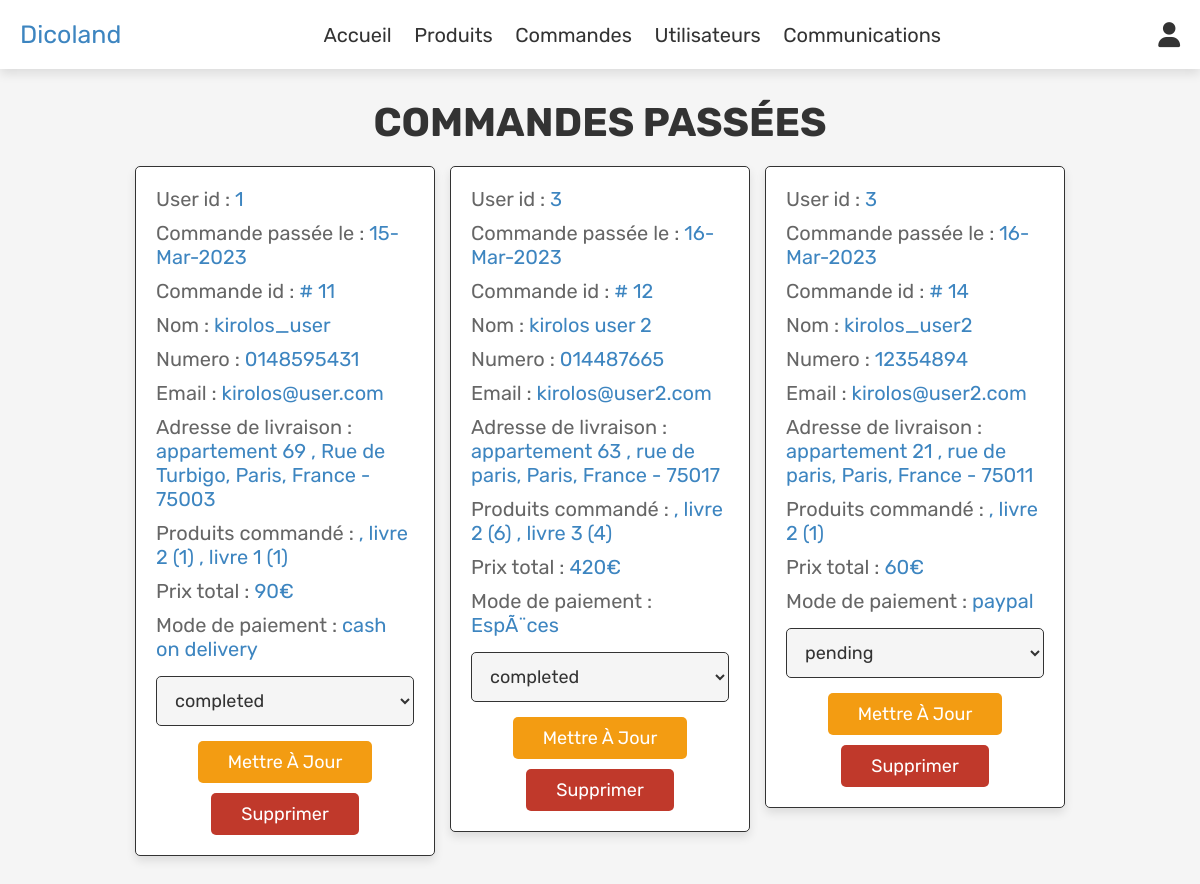
Screenshot of /admin_orders.php (signed in) with the database file from the repository.
### tables this page shows
CREATE TABLE `orders` (
  `id` int(100) NOT NULL,
  `user_id` int(100) NOT NULL,
  `name` varchar(100) NOT NULL,
  `number` varchar(12) NOT NULL,
  `email` varchar(100) NOT NULL,
  `method` varchar(50) NOT NULL,
  `address` varchar(500) NOT NULL,
  `total_products` varchar(1000) NOT NULL,
  `total_price` int(100) NOT NULL,
  `placed_on` varchar(50) NOT NULL,
  `payment_status` varchar(20) NOT NULL DEFAULT 'pending'
);

### admin_orders.php (the view, shortened to what this page needs)
<?php
include 'config.php';
?>
<!DOCTYPE html>
<html lang="en">
<head>
   <link rel="stylesheet" href="https://cdnjs.cloudflare.com/ajax/libs/font-awesome/6.0.0/css/all.min.css">
   <link rel="stylesheet" href="css/admin_style.css">
</head>
<body>
<?php include 'admin_header.php'; ?>
<section class="orders">
   <h1 class="title">Commandes passées</h1>
   <div class="box-container">
      <?php
      $select_orders = mysqli_query($conn, "SELECT * FROM `orders`") or die('query failed');
      if(mysqli_num_rows($select_orders) > 0){
         while($fetch_orders = mysqli_fetch_assoc($select_orders)){
      ?>
      <div class="box">
         <p> User id : <span><?php echo $fetch_orders['user_id']; ?></span> </p>
         <p> Commande passée le : <span><?php echo $fetch_orders['placed_on']; ?></span> </p>
         <p> Commande id : <span> # <?php echo $fetch_orders['id']; ?></span> </p>
         <p> Nom : <span><?php echo $fetch_orders['name']; ?></span> </p>
         <p> Numero : <span><?php echo $fetch_orders['number']; ?></span> </p>
         <p> Email : <span><?php echo $fetch_orders['email']; ?></span> </p>
         <p> Adresse de livraison  : <span><?php echo $fetch_orders['address']; ?></span> </p>
         <p> Produits commandé : <span><?php echo $fetch_orders['total_products']; ?></span> </p>
         <p> Prix total : <span><?php echo $fetch_orders['total_price']; ?>€</span> </p>
         <p> Mode de paiement : <span><?php echo $fetch_orders['method']; ?></span> </p>
         <form action="" method="post">
            <select name="update_payment">
               <option value="" selected disabled><?php echo $fetch_orders['payment_status']; ?></option>
            </select>
            <input type="submit" value="mettre à jour" name="update_order" class="option-btn">
            <a href="admin_orders.php?delete=<?php echo $fetch_orders['id']; ?>" onclick="return confirm('delete this order?');" class="delete-btn">Supprimer</a>
         </form>
      </div>
      <?php
         }
      }else{
         echo '<p class="empty">Pas de commande a afficher :/</p>';
      }
      ?>
   </div>
</section>
</body>
</html>

### css/admin_style.css (style rules this page uses)
:root { --purple:#3d85c0; --red:#c0392b; --orange:#f39c12; --black:#333; --white:#fff; --light-color:#666; --light-white:#ccc; --light-bg:#f5f5f5; --border:.1rem solid var(--black); --box-shadow:0 .5rem 1rem rgba(0,0,0,.1); }
* { font-family: 'Rubik', sans-serif; margin:0; padding:0; box-sizing: border-box; outline: none; border:none; text-decoration: none; transition:all .2s linear; }
html { font-size: 62.5%; overflow-x: hidden; }
body { background-color: var(--light-bg); }
section { padding:3rem 2rem; }
.title { text-align: center; margin-bottom: 2rem; text-transform: uppercase; color:var(--black); font-size: 4rem; }
.btn, .option-btn, .delete-btn, .white-btn { display: inline-block; margin-top: 1rem; padding:1rem 3rem; cursor: pointer; color:var(--white); font-size: 1.8rem; border-radius: .5rem; text-transform: capitalize; }
.option-btn { background-color: var(--orange); }
.delete-btn { background-color: var(--red); }
.orders .box-container { display: grid; grid-template-columns: repeat(auto-fit, 30rem); justify-content: center; gap:1.5rem; max-width: 1200px; margin:0 auto; align-items: flex-start; }
.orders .box-container .box { background-color: var(--white); padding:2rem; border:var(--border); box-shadow: var(--box-shadow); border-radius: .5rem; }
.orders .box-container .box p { padding-bottom: 1rem; font-size: 2rem; color:var(--light-color); }
.orders .box-container .box p span { color:var(--purple); }
.orders .box-container .box form { text-align: center; }
.orders .box-container .box form select { border-radius: .5rem; margin:.5rem 0; width: 100%; background-color: var(--light-bg); border:var(--border); padding:1.2rem 1.4rem; font-size: 1.8rem; color:var(--black); }

### rows the page displays
orders: user "1", placed_on "15-Mar-2023", id "11", name "kirolos_user", number "0148595431", email "kirolos@user.com", address "appartement 69 , Rue de Turbigo, Paris, France - 75003", total_products ", livre 2 (1) , livre 1 (1)", total_price "90", method "cash on delivery", update_payment "completed"
orders: user "3", placed_on "16-Mar-2023", id "12", name "kirolos user 2", number "014487665", email "kirolos@user2.com", address "appartement 63 , rue de paris, Paris, France - 75017", total_products ", livre 2 (6) , livre 3 (4)", total_price "420", method "EspÃ¨ces", update_payment "completed"
orders: user "3", placed_on "16-Mar-2023", id "14", name "kirolos_user2", number "12354894", email "kirolos@user2.com", address "appartement 21 , rue de paris, Paris, France - 75011", total_products ", livre 2 (1)", total_price "60", method "paypal", update_payment "pending"
